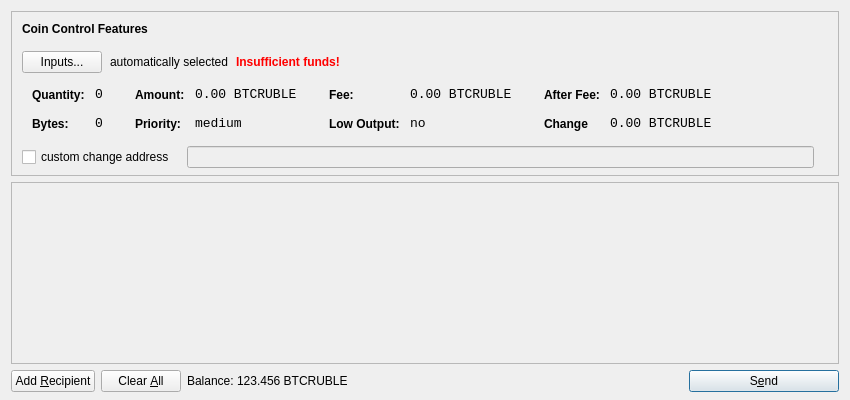
<?xml version="1.0" encoding="UTF-8"?>
<ui version="4.0">
 <class>SendCoinsDialog</class>
 <widget class="QDialog" name="SendCoinsDialog">
  <property name="geometry">
   <rect>
    <x>0</x>
    <y>0</y>
    <width>850</width>
    <height>400</height>
   </rect>
  </property>
  <property name="windowTitle">
   <string>Send Coins</string>
  </property>
  <layout class="QVBoxLayout" name="verticalLayout" stretch="0,1,0">
   <property name="bottomMargin">
    <number>8</number>
   </property>
   <item>
    <widget class="QFrame" name="frameCoinControl">
     <property name="sizePolicy">
      <sizepolicy hsizetype="Expanding" vsizetype="Expanding">
       <horstretch>0</horstretch>
       <verstretch>0</verstretch>
      </sizepolicy>
     </property>
     <property name="maximumSize">
      <size>
       <width>16777215</width>
       <height>16777215</height>
      </size>
     </property>
     <property name="frameShape">
      <enum>QFrame::StyledPanel</enum>
     </property>
     <property name="frameShadow">
      <enum>QFrame::Sunken</enum>
     </property>
     <layout class="QVBoxLayout" name="verticalLayoutCoinControl2">
      <property name="spacing">
       <number>-1</number>
      </property>
      <property name="leftMargin">
       <number>0</number>
      </property>
      <property name="topMargin">
       <number>0</number>
      </property>
      <property name="rightMargin">
       <number>0</number>
      </property>
      <property name="bottomMargin">
       <number>6</number>
      </property>
      <item>
       <layout class="QVBoxLayout" name="verticalLayoutCoinControl" stretch="0,0,0,0,1">
        <property name="spacing">
         <number>0</number>
        </property>
        <property name="leftMargin">
         <number>10</number>
        </property>
        <property name="topMargin">
         <number>10</number>
        </property>
        <item>
         <layout class="QHBoxLayout" name="horizontalLayoutCoinControl1">
          <property name="bottomMargin">
           <number>15</number>
          </property>
          <item>
           <widget class="QLabel" name="labelCoinControlFeatures">
            <property name="sizePolicy">
             <sizepolicy hsizetype="Preferred" vsizetype="Maximum">
              <horstretch>0</horstretch>
              <verstretch>0</verstretch>
             </sizepolicy>
            </property>
            <property name="font">
             <font>
              <weight>75</weight>
              <bold>true</bold>
             </font>
            </property>
            <property name="styleSheet">
             <string notr="true">font-weight:bold;</string>
            </property>
            <property name="text">
             <string>Coin Control Features</string>
            </property>
           </widget>
          </item>
         </layout>
        </item>
        <item>
         <layout class="QHBoxLayout" name="horizontalLayoutCoinControl2" stretch="0,0,0,0">
          <property name="spacing">
           <number>8</number>
          </property>
          <property name="bottomMargin">
           <number>10</number>
          </property>
          <item>
           <widget class="QPushButton" name="pushButtonCoinControl">
            <property name="styleSheet">
             <string notr="true"/>
            </property>
            <property name="text">
             <string>Inputs...</string>
            </property>
           </widget>
          </item>
          <item>
           <widget class="QLabel" name="labelCoinControlAutomaticallySelected">
            <property name="text">
             <string>automatically selected</string>
            </property>
            <property name="margin">
             <number>5</number>
            </property>
           </widget>
          </item>
          <item>
           <widget class="QLabel" name="labelCoinControlInsuffFunds">
            <property name="font">
             <font>
              <weight>75</weight>
              <bold>true</bold>
             </font>
            </property>
            <property name="styleSheet">
             <string notr="true">color:red;font-weight:bold;</string>
            </property>
            <property name="text">
             <string>Insufficient funds!</string>
            </property>
            <property name="margin">
             <number>5</number>
            </property>
           </widget>
          </item>
          <item>
           <spacer name="horizontalSpacerCoinControl">
            <property name="orientation">
             <enum>Qt::Horizontal</enum>
            </property>
            <property name="sizeHint" stdset="0">
             <size>
              <width>40</width>
              <height>1</height>
             </size>
            </property>
           </spacer>
          </item>
         </layout>
        </item>
        <item>
         <widget class="QWidget" name="widgetCoinControl" native="true">
          <property name="sizePolicy">
           <sizepolicy hsizetype="Preferred" vsizetype="Preferred">
            <horstretch>0</horstretch>
            <verstretch>0</verstretch>
           </sizepolicy>
          </property>
          <property name="minimumSize">
           <size>
            <width>0</width>
            <height>0</height>
           </size>
          </property>
          <property name="styleSheet">
           <string notr="true"/>
          </property>
          <layout class="QHBoxLayout" name="horizontalLayoutCoinControl5">
           <property name="margin">
            <number>0</number>
           </property>
           <item>
            <layout class="QHBoxLayout" name="horizontalLayoutCoinControl3" stretch="0,0,0,1">
             <property name="spacing">
              <number>20</number>
             </property>
             <property name="topMargin">
              <number>0</number>
             </property>
             <property name="bottomMargin">
              <number>10</number>
             </property>
             <item>
              <layout class="QFormLayout" name="formLayoutCoinControl1">
               <property name="horizontalSpacing">
                <number>10</number>
               </property>
               <property name="verticalSpacing">
                <number>14</number>
               </property>
               <property name="leftMargin">
                <number>10</number>
               </property>
               <property name="topMargin">
                <number>4</number>
               </property>
               <property name="rightMargin">
                <number>6</number>
               </property>
               <item row="0" column="0">
                <widget class="QLabel" name="labelCoinControlQuantityText">
                 <property name="styleSheet">
                  <string notr="true">font-weight:bold;</string>
                 </property>
                 <property name="text">
                  <string>Quantity:</string>
                 </property>
                 <property name="margin">
                  <number>0</number>
                 </property>
                </widget>
               </item>
               <item row="0" column="1">
                <widget class="QLabel" name="labelCoinControlQuantity">
                 <property name="font">
                  <font>
                   <family>Monospace</family>
                   <pointsize>10</pointsize>
                  </font>
                 </property>
                 <property name="cursor">
                  <cursorShape>IBeamCursor</cursorShape>
                 </property>
                 <property name="contextMenuPolicy">
                  <enum>Qt::ActionsContextMenu</enum>
                 </property>
                 <property name="text">
                  <string>0</string>
                 </property>
                 <property name="margin">
                  <number>0</number>
                 </property>
                 <property name="textInteractionFlags">
                  <set>Qt::LinksAccessibleByMouse|Qt::TextSelectableByKeyboard|Qt::TextSelectableByMouse</set>
                 </property>
                </widget>
               </item>
               <item row="1" column="0">
                <widget class="QLabel" name="labelCoinControlBytesText">
                 <property name="styleSheet">
                  <string notr="true">font-weight:bold;</string>
                 </property>
                 <property name="text">
                  <string>Bytes:</string>
                 </property>
                </widget>
               </item>
               <item row="1" column="1">
                <widget class="QLabel" name="labelCoinControlBytes">
                 <property name="font">
                  <font>
                   <family>Monospace</family>
                   <pointsize>10</pointsize>
                  </font>
                 </property>
                 <property name="cursor">
                  <cursorShape>IBeamCursor</cursorShape>
                 </property>
                 <property name="contextMenuPolicy">
                  <enum>Qt::ActionsContextMenu</enum>
                 </property>
                 <property name="text">
                  <string>0</string>
                 </property>
                 <property name="textInteractionFlags">
                  <set>Qt::LinksAccessibleByMouse|Qt::TextSelectableByKeyboard|Qt::TextSelectableByMouse</set>
                 </property>
                </widget>
               </item>
              </layout>
             </item>
             <item>
              <layout class="QFormLayout" name="formLayoutCoinControl2">
               <property name="horizontalSpacing">
                <number>10</number>
               </property>
               <property name="verticalSpacing">
                <number>14</number>
               </property>
               <property name="leftMargin">
                <number>6</number>
               </property>
               <property name="topMargin">
                <number>4</number>
               </property>
               <property name="rightMargin">
                <number>6</number>
               </property>
               <item row="0" column="0">
                <widget class="QLabel" name="labelCoinControlAmountText">
                 <property name="styleSheet">
                  <string notr="true">font-weight:bold;</string>
                 </property>
                 <property name="text">
                  <string>Amount:</string>
                 </property>
                 <property name="margin">
                  <number>0</number>
                 </property>
                </widget>
               </item>
               <item row="0" column="1">
                <widget class="QLabel" name="labelCoinControlAmount">
                 <property name="font">
                  <font>
                   <family>Monospace</family>
                   <pointsize>10</pointsize>
                  </font>
                 </property>
                 <property name="cursor">
                  <cursorShape>IBeamCursor</cursorShape>
                 </property>
                 <property name="contextMenuPolicy">
                  <enum>Qt::ActionsContextMenu</enum>
                 </property>
                 <property name="text">
                  <string>0.00 BTCRUBLE</string>
                 </property>
                 <property name="textInteractionFlags">
                  <set>Qt::LinksAccessibleByMouse|Qt::TextSelectableByKeyboard|Qt::TextSelectableByMouse</set>
                 </property>
                </widget>
               </item>
               <item row="1" column="0">
                <widget class="QLabel" name="labelCoinControlPriorityText">
                 <property name="styleSheet">
                  <string notr="true">font-weight:bold;</string>
                 </property>
                 <property name="text">
                  <string>Priority:</string>
                 </property>
                </widget>
               </item>
               <item row="1" column="1">
                <widget class="QLabel" name="labelCoinControlPriority">
                 <property name="font">
                  <font>
                   <family>Monospace</family>
                   <pointsize>10</pointsize>
                  </font>
                 </property>
                 <property name="cursor">
                  <cursorShape>IBeamCursor</cursorShape>
                 </property>
                 <property name="contextMenuPolicy">
                  <enum>Qt::ActionsContextMenu</enum>
                 </property>
                 <property name="text">
                  <string>medium</string>
                 </property>
                 <property name="textInteractionFlags">
                  <set>Qt::LinksAccessibleByMouse|Qt::TextSelectableByKeyboard|Qt::TextSelectableByMouse</set>
                 </property>
                </widget>
               </item>
              </layout>
             </item>
             <item>
              <layout class="QFormLayout" name="formLayoutCoinControl3">
               <property name="horizontalSpacing">
                <number>10</number>
               </property>
               <property name="verticalSpacing">
                <number>14</number>
               </property>
               <property name="leftMargin">
                <number>6</number>
               </property>
               <property name="topMargin">
                <number>4</number>
               </property>
               <property name="rightMargin">
                <number>6</number>
               </property>
               <item row="0" column="0">
                <widget class="QLabel" name="labelCoinControlFeeText">
                 <property name="styleSheet">
                  <string notr="true">font-weight:bold;</string>
                 </property>
                 <property name="text">
                  <string>Fee:</string>
                 </property>
                 <property name="margin">
                  <number>0</number>
                 </property>
                </widget>
               </item>
               <item row="0" column="1">
                <widget class="QLabel" name="labelCoinControlFee">
                 <property name="font">
                  <font>
                   <family>Monospace</family>
                   <pointsize>10</pointsize>
                  </font>
                 </property>
                 <property name="cursor">
                  <cursorShape>IBeamCursor</cursorShape>
                 </property>
                 <property name="contextMenuPolicy">
                  <enum>Qt::ActionsContextMenu</enum>
                 </property>
                 <property name="text">
                  <string>0.00 BTCRUBLE</string>
                 </property>
                 <property name="textInteractionFlags">
                  <set>Qt::LinksAccessibleByMouse|Qt::TextSelectableByKeyboard|Qt::TextSelectableByMouse</set>
                 </property>
                </widget>
               </item>
               <item row="1" column="0">
                <widget class="QLabel" name="labelCoinControlLowOutputText">
                 <property name="styleSheet">
                  <string notr="true">font-weight:bold;</string>
                 </property>
                 <property name="text">
                  <string>Low Output:</string>
                 </property>
                </widget>
               </item>
               <item row="1" column="1">
                <widget class="QLabel" name="labelCoinControlLowOutput">
                 <property name="font">
                  <font>
                   <family>Monospace</family>
                   <pointsize>10</pointsize>
                  </font>
                 </property>
                 <property name="cursor">
                  <cursorShape>IBeamCursor</cursorShape>
                 </property>
                 <property name="contextMenuPolicy">
                  <enum>Qt::ActionsContextMenu</enum>
                 </property>
                 <property name="text">
                  <string>no</string>
                 </property>
                 <property name="textInteractionFlags">
                  <set>Qt::LinksAccessibleByMouse|Qt::TextSelectableByKeyboard|Qt::TextSelectableByMouse</set>
                 </property>
                </widget>
               </item>
              </layout>
             </item>
             <item>
              <layout class="QFormLayout" name="formLayoutCoinControl4">
               <property name="horizontalSpacing">
                <number>10</number>
               </property>
               <property name="verticalSpacing">
                <number>14</number>
               </property>
               <property name="leftMargin">
                <number>6</number>
               </property>
               <property name="topMargin">
                <number>4</number>
               </property>
               <property name="rightMargin">
                <number>6</number>
               </property>
               <item row="0" column="0">
                <widget class="QLabel" name="labelCoinControlAfterFeeText">
                 <property name="styleSheet">
                  <string notr="true">font-weight:bold;</string>
                 </property>
                 <property name="text">
                  <string>After Fee:</string>
                 </property>
                 <property name="margin">
                  <number>0</number>
                 </property>
                </widget>
               </item>
               <item row="0" column="1">
                <widget class="QLabel" name="labelCoinControlAfterFee">
                 <property name="font">
                  <font>
                   <family>Monospace</family>
                   <pointsize>10</pointsize>
                  </font>
                 </property>
                 <property name="cursor">
                  <cursorShape>IBeamCursor</cursorShape>
                 </property>
                 <property name="contextMenuPolicy">
                  <enum>Qt::ActionsContextMenu</enum>
                 </property>
                 <property name="text">
                  <string>0.00 BTCRUBLE</string>
                 </property>
                 <property name="textInteractionFlags">
                  <set>Qt::LinksAccessibleByMouse|Qt::TextSelectableByKeyboard|Qt::TextSelectableByMouse</set>
                 </property>
                </widget>
               </item>
               <item row="1" column="0">
                <widget class="QLabel" name="labelCoinControlChangeText">
                 <property name="styleSheet">
                  <string notr="true">font-weight:bold;</string>
                 </property>
                 <property name="text">
                  <string>Change</string>
                 </property>
                </widget>
               </item>
               <item row="1" column="1">
                <widget class="QLabel" name="labelCoinControlChange">
                 <property name="font">
                  <font>
                   <family>Monospace</family>
                   <pointsize>10</pointsize>
                  </font>
                 </property>
                 <property name="cursor">
                  <cursorShape>IBeamCursor</cursorShape>
                 </property>
                 <property name="contextMenuPolicy">
                  <enum>Qt::ActionsContextMenu</enum>
                 </property>
                 <property name="text">
                  <string>0.00 BTCRUBLE</string>
                 </property>
                 <property name="textInteractionFlags">
                  <set>Qt::LinksAccessibleByMouse|Qt::TextSelectableByKeyboard|Qt::TextSelectableByMouse</set>
                 </property>
                </widget>
               </item>
              </layout>
             </item>
            </layout>
           </item>
          </layout>
         </widget>
        </item>
        <item>
         <layout class="QHBoxLayout" name="horizontalLayoutCoinControl4" stretch="0,0,0">
          <property name="spacing">
           <number>12</number>
          </property>
          <property name="sizeConstraint">
           <enum>QLayout::SetDefaultConstraint</enum>
          </property>
          <property name="topMargin">
           <number>5</number>
          </property>
          <property name="rightMargin">
           <number>5</number>
          </property>
          <item>
           <widget class="QCheckBox" name="checkBoxCoinControlChange">
            <property name="text">
             <string>custom change address</string>
            </property>
           </widget>
          </item>
          <item>
           <widget class="QLineEdit" name="lineEditCoinControlChange">
            <property name="enabled">
             <bool>false</bool>
            </property>
            <property name="sizePolicy">
             <sizepolicy hsizetype="Expanding" vsizetype="Fixed">
              <horstretch>0</horstretch>
              <verstretch>0</verstretch>
             </sizepolicy>
            </property>
           </widget>
          </item>
          <item>
           <widget class="QLabel" name="labelCoinControlChangeLabel">
            <property name="sizePolicy">
             <sizepolicy hsizetype="Preferred" vsizetype="Expanding">
              <horstretch>0</horstretch>
              <verstretch>0</verstretch>
             </sizepolicy>
            </property>
            <property name="minimumSize">
             <size>
              <width>0</width>
              <height>0</height>
             </size>
            </property>
            <property name="text">
             <string/>
            </property>
            <property name="margin">
             <number>3</number>
            </property>
           </widget>
          </item>
         </layout>
        </item>
        <item>
         <spacer name="verticalSpacerCoinControl">
          <property name="orientation">
           <enum>Qt::Vertical</enum>
          </property>
          <property name="sizeHint" stdset="0">
           <size>
            <width>800</width>
            <height>1</height>
           </size>
          </property>
         </spacer>
        </item>
       </layout>
      </item>
     </layout>
    </widget>
   </item>
   <item>
    <widget class="QScrollArea" name="scrollArea">
     <property name="widgetResizable">
      <bool>true</bool>
     </property>
     <widget class="QWidget" name="scrollAreaWidgetContents">
      <property name="geometry">
       <rect>
        <x>0</x>
        <y>0</y>
        <width>830</width>
        <height>165</height>
       </rect>
      </property>
      <layout class="QVBoxLayout" name="verticalLayout_2">
       <property name="margin">
        <number>0</number>
       </property>
       <item>
        <layout class="QVBoxLayout" name="entries">
         <property name="spacing">
          <number>6</number>
         </property>
        </layout>
       </item>
       <item>
        <spacer name="verticalSpacer">
         <property name="orientation">
          <enum>Qt::Vertical</enum>
         </property>
         <property name="sizeHint" stdset="0">
          <size>
           <width>20</width>
           <height>40</height>
          </size>
         </property>
        </spacer>
       </item>
      </layout>
     </widget>
    </widget>
   </item>
   <item>
    <layout class="QHBoxLayout" name="horizontalLayout">
     <item>
      <widget class="QPushButton" name="addButton">
       <property name="toolTip">
        <string>Send to multiple recipients at once</string>
       </property>
       <property name="text">
        <string>Add &amp;Recipient</string>
       </property>
       <property name="icon">
        <iconset resource="../bitcoin.qrc">
         <normaloff>:/icons/add</normaloff>:/icons/add</iconset>
       </property>
       <property name="autoDefault">
        <bool>false</bool>
       </property>
      </widget>
     </item>
     <item>
      <widget class="QPushButton" name="clearButton">
       <property name="sizePolicy">
        <sizepolicy hsizetype="Minimum" vsizetype="Fixed">
         <horstretch>0</horstretch>
         <verstretch>0</verstretch>
        </sizepolicy>
       </property>
       <property name="toolTip">
        <string>Remove all transaction fields</string>
       </property>
       <property name="text">
        <string>Clear &amp;All</string>
       </property>
       <property name="icon">
        <iconset resource="../bitcoin.qrc">
         <normaloff>:/icons/remove</normaloff>:/icons/remove</iconset>
       </property>
       <property name="autoRepeatDelay">
        <number>300</number>
       </property>
       <property name="autoDefault">
        <bool>false</bool>
       </property>
      </widget>
     </item>
     <item>
      <layout class="QHBoxLayout" name="horizontalLayout_2">
       <property name="spacing">
        <number>3</number>
       </property>
       <item>
        <widget class="QLabel" name="label">
         <property name="sizePolicy">
          <sizepolicy hsizetype="Preferred" vsizetype="Fixed">
           <horstretch>0</horstretch>
           <verstretch>0</verstretch>
          </sizepolicy>
         </property>
         <property name="text">
          <string>Balance:</string>
         </property>
        </widget>
       </item>
       <item>
        <widget class="QLabel" name="labelBalance">
         <property name="sizePolicy">
          <sizepolicy hsizetype="Preferred" vsizetype="Fixed">
           <horstretch>0</horstretch>
           <verstretch>0</verstretch>
          </sizepolicy>
         </property>
         <property name="cursor">
          <cursorShape>IBeamCursor</cursorShape>
         </property>
         <property name="text">
          <string>123.456 BTCRUBLE</string>
         </property>
         <property name="textInteractionFlags">
          <set>Qt::LinksAccessibleByMouse|Qt::TextSelectableByKeyboard|Qt::TextSelectableByMouse</set>
         </property>
        </widget>
       </item>
      </layout>
     </item>
     <item>
      <spacer name="horizontalSpacer">
       <property name="orientation">
        <enum>Qt::Horizontal</enum>
       </property>
       <property name="sizeHint" stdset="0">
        <size>
         <width>40</width>
         <height>20</height>
        </size>
       </property>
      </spacer>
     </item>
     <item>
      <widget class="QPushButton" name="sendButton">
       <property name="minimumSize">
        <size>
         <width>150</width>
         <height>0</height>
        </size>
       </property>
       <property name="toolTip">
        <string>Confirm the send action</string>
       </property>
       <property name="text">
        <string>S&amp;end</string>
       </property>
       <property name="icon">
        <iconset resource="../bitcoin.qrc">
         <normaloff>:/icons/send</normaloff>:/icons/send</iconset>
       </property>
       <property name="default">
        <bool>true</bool>
       </property>
      </widget>
     </item>
    </layout>
   </item>
  </layout>
 </widget>
 <resources>
  <include location="../bitcoin.qrc"/>
 </resources>
 <connections/>
</ui>
